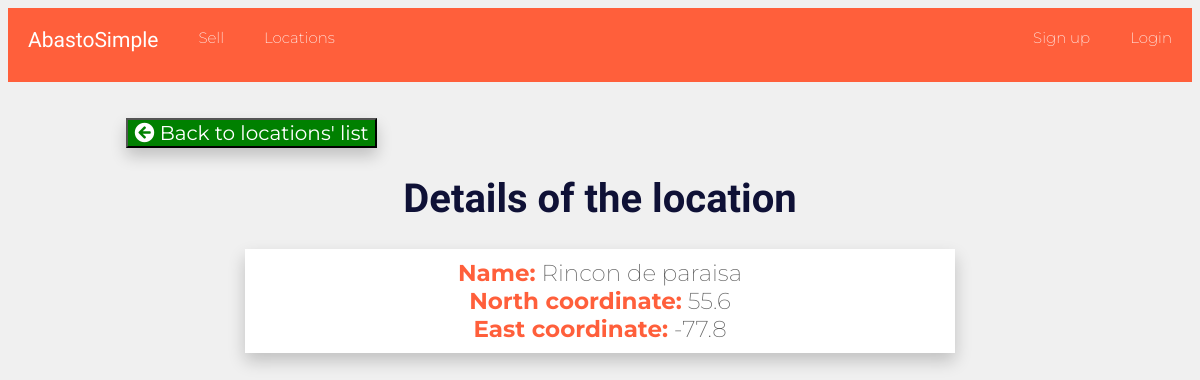
The page /locations/Rincon-de-paraisa-adelebourgeix/ on the database as committed earlier.
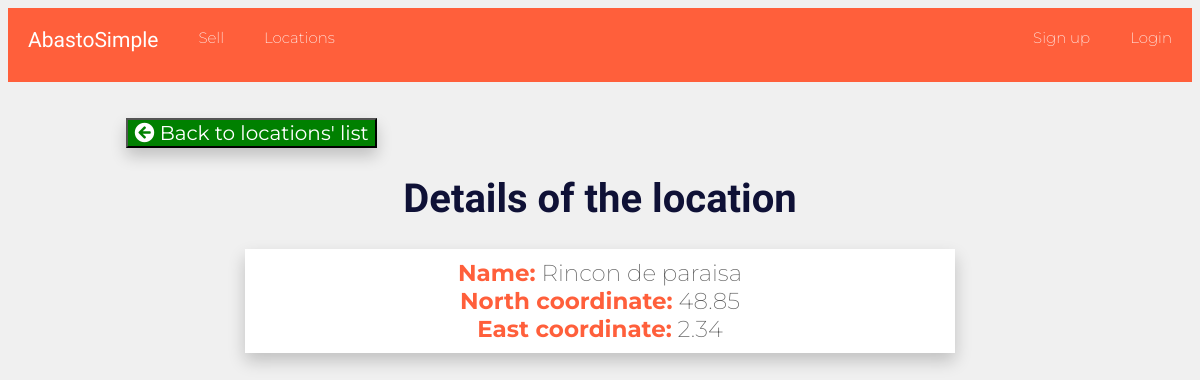
The same page on the database as committed later.
### locations/models.py (models this page shows, shortened)
class Location(models.Model):
    id = models.AutoField(primary_key=True)
    name=models.CharField(max_length=50)
    north_coordinate=models.FloatField()
    east_coordinate=models.FloatField()
    owner=models.ForeignKey(User)
    slug=models.CharField(max_length=50, default="none")

### locations/views.py (the view, shortened to what this page needs)
# urls.py: url(r'^(?P<slug>[\w-]+)/$',views.location_details, name="location_details"),
def location_details(request, slug):
    locations=Location.objects.all().order_by('owner')
    user=request.user
    sellpairs_list=SellPair.objects.all().order_by('product')
    location= Location.objects.get(slug=slug)
    isName=True
    isLat=True
    isLong=True
    print(slug)
    return render(request, "locations/location_details.html", {'user':user, 'location':location,'isName':isName,'isLong':isLong, "isLat":isLat})

### templates/locations/location_details.html (shortened to what this page needs)
{% extends 'base_layout.html'%}
{% block content %}
{% load static from staticfiles %}
      <button id="details" style="float:left; margin-left: 10%; box-shadow: 0px 8px 16px 0px rgba(0,0,0,0.2); font-family: 'Montserrat', sans-serif;font-size: 20px;background-color: green; color:white;">
      <a style="text-decoration:none; color:white;" href="/locations/locations-list"><i class="fas fa-arrow-circle-left"></i> Back to locations' list</a></button><br />
      <h1>Details of the location</h1>
      <div style="  box-shadow: 0px 8px 16px 0px rgba(0,0,0,0.2); background-color: white; margin-left:20%; font-size: 23px; margin-right:20%; padding-top:10px; padding-bottom:10px; border:2px;">
        <b style="color: #ff5f3b;" >Name:</b> {{location.name}} <br />
        <b style="color: #ff5f3b;">North coordinate:</b> {{location.north_coordinate}} <br />
        <b style="color: #ff5f3b;">East coordinate:</b> {{location.east_coordinate}} <br />
      </div>
      </div>
{% endblock %}

Rows that differ between the two databases and show on the page:
changed Location "Rincon de paraisa": north_coordinate "55.6" → "48.85"; east_coordinate "-77.8" → "2.34"
